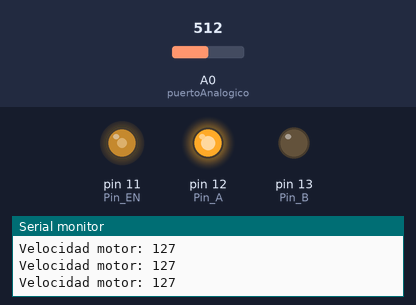
Bench run of a sketch on a simulated Arduino Uno, built with avr-gcc and run on an emulated ATmega328P. Parts: output pins drawn as LEDs (lit = HIGH), the last lines printed to the serial monitor. Inputs (shaded band) come from the test bench; at power-on: A0 (puertoAnalogico) = 512.

Above: at 1.2 s.
1.3 s: A0 (puertoAnalogico) set to 716
At 2.2 s:
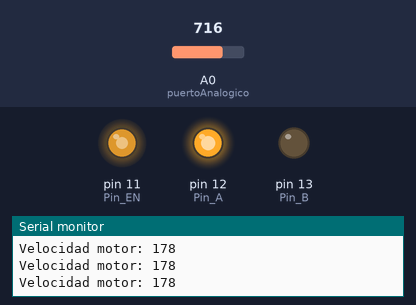
2.8 s: A0 (puertoAnalogico) set to 900
At 3.6 s:
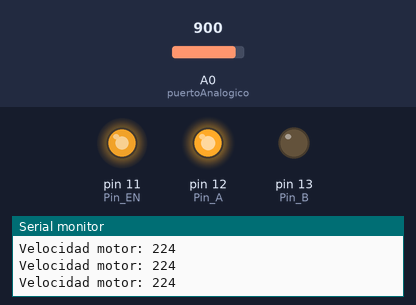
4.3 s: A0 (puertoAnalogico) set to 122
At 5.0 s:
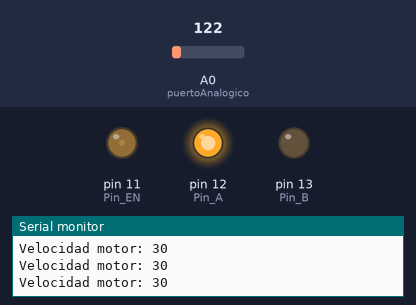
5.8 s: A0 (puertoAnalogico) set to 0
At 6.4 s:
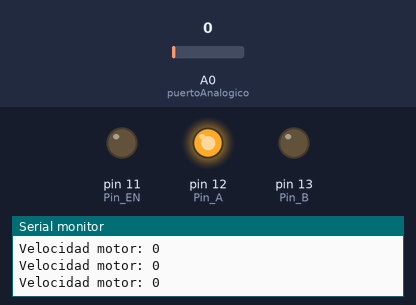
7.3 s: A0 (puertoAnalogico) set to 511
At 7.7 s:
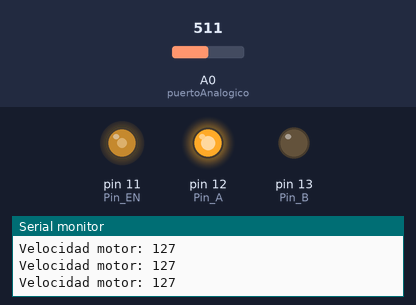
Timing chart, 0 to 9.8 s (numbered marks = the images above; inputs shaded):
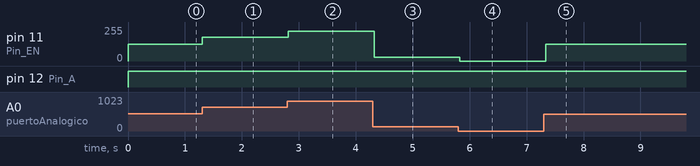

Measured:
- after the input at 1.3 s, pin 11 (Pin_EN): 127/255 → 178/255 at once
- after the input at 2.8 s, pin 11 (Pin_EN): 178/255 → 224/255 at once
- after the input at 4.3 s, pin 11 (Pin_EN): 224/255 → 30/255 at once
- after the input at 5.8 s, pin 11 (Pin_EN): 30/255 → 0/255 at once
- after the input at 7.3 s, pin 11 (Pin_EN): 0/255 → 127/255 at once

The sketch:

PR_P01_E04.ino
```cpp
//Pines para el motor
int Pin_EN = 11;
int Pin_A = 12;
int Pin_B = 13;

int puertoAnalogico = A0;
class Potenciometro {

  private:
     int pin;

  public:

    Potenciometro(int pin) {
      this->pin = pin;
      pinMode(pin, INPUT);
    }

    int obtenerValor() {
      return analogRead(pin);
    }

    float obtenerVoltaje() {
      int valor = obtenerValor();
      float voltaje = valor * (5.0 / 1023.0);
      return voltaje;
    }

};

//Objeto potenciometro
Potenciometro miPotenciometro(puertoAnalogico);

void setup() {

  //Configurar A0 como entrada analógica
  pinMode(puertoAnalogico, INPUT);

  //Config pines motor
  pinMode(Pin_EN, OUTPUT);
  pinMode(Pin_A, OUTPUT);
  pinMode(Pin_B, OUTPUT);

  Serial.begin(9600);
}

void loop() {

  //Leer valor del potenciometro
  int valor = miPotenciometro.obtenerValor();

  //Convertir a rango 0-255 para analogWrite
  int velocidad = map(valor, 0, 1023, 0, 255);

  //Establecer velocidad al motor
  analogWrite(Pin_EN, velocidad);

  //Sentido de giro
  digitalWrite(Pin_A, HIGH);
  digitalWrite(Pin_B, LOW);

  //Imprimir velocidad
  Serial.print("Velocidad motor: ");
  Serial.println(velocidad);

  delay(100);
}
```
